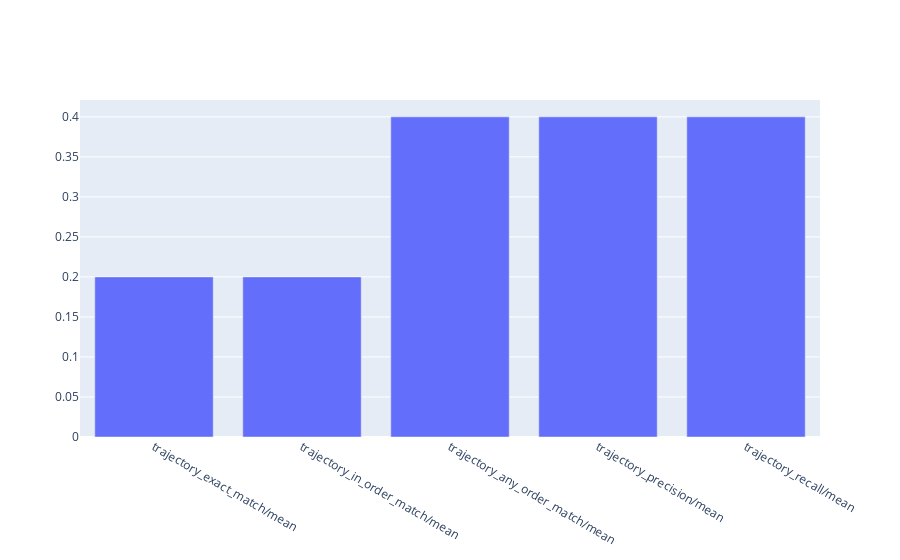

The cell this chart's notebook holds for it:
### Code cell
plot_bar_plot(
    trajectory_eval_result,
    title="Trajectory Metrics",
    metrics=[f"{metric}/mean" for metric in trajectory_metrics],
)

### Figure 1 — Plotly figure (JSON) as saved in the notebook; plotly's stock layout.template omitted (floating-point values rounded to 4 significant figures)
{"data": [{"name": "Trajectory Metrics", "type": "bar", "x": ["trajectory_exact_match/mean", "trajectory_in_order_match/mean", "trajectory_any_order_match/mean", "trajectory_precision/mean", "trajectory_recall/mean"], "y": [0.2, 0.2, 0.4, 0.4, 0.4]}], "layout": {"barmode": "group"}}
